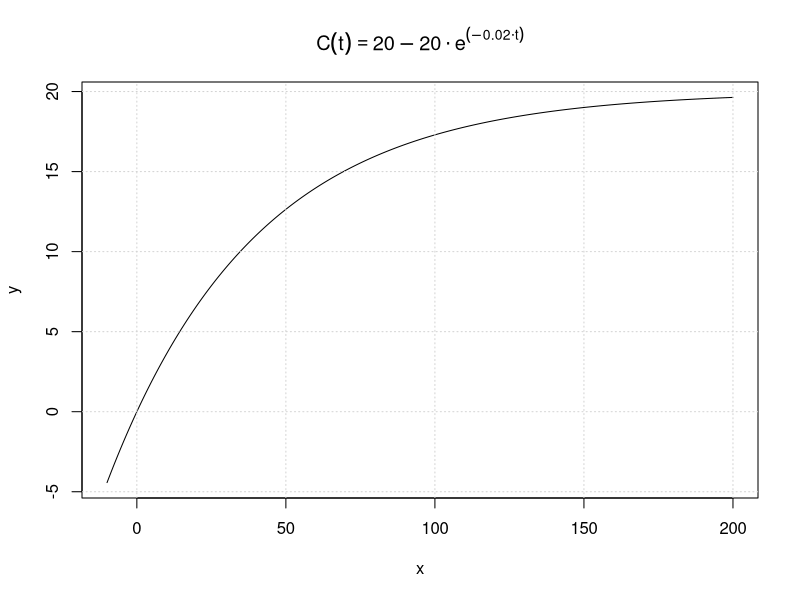
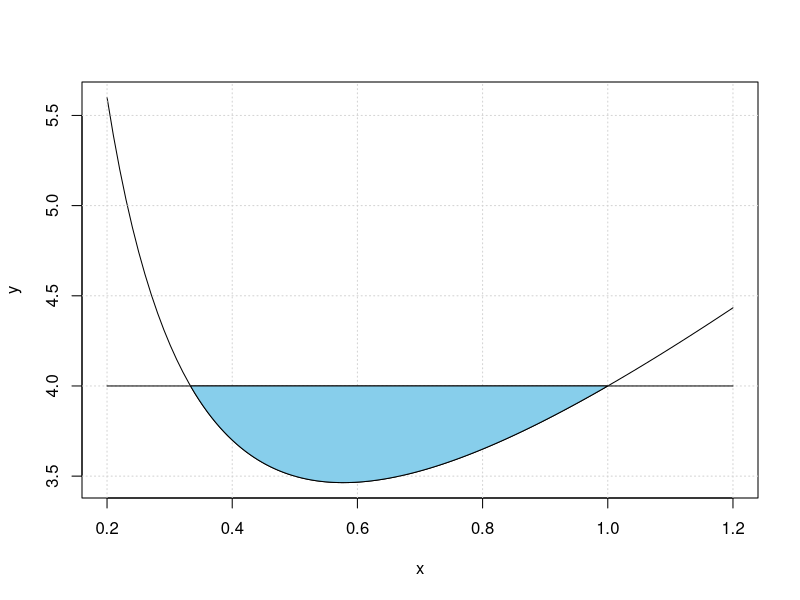

Here is the R script that generated these plots, in order:
## ---- chunk 1
   c <- function(t){20-20*exp(-0.02*t)}

   x <- seq(-10, 200, by=0.5)
   y <- sapply(x, FUN=c)

   plot(x, y, type='l', main=expression(C(t) == 20 - 20 %.% e^(-0.02 %.% t)))
   grid()
## ---- chunk 2
x <- seq(0.2, 1.2, length = 100)
y <- sapply(x, FUN = function(x){3*x+(1/x)})
y2 <- sapply(x, FUN = function(x){4})

xl <- seq(1/3, 1, length=100)
yl1 <- sapply(xl, FUN = function(x){3*x+(1/x)})
yl2 <- sapply(xl, FUN = function(x){4})

rm("c")

xx <- c(xl, rev(xl))
yy <- c(yl2, rev(yl1))

plot(x, y, type='l')
grid()
points(x, y2, type='l')
polygon(xx, yy, col="skyblue")

